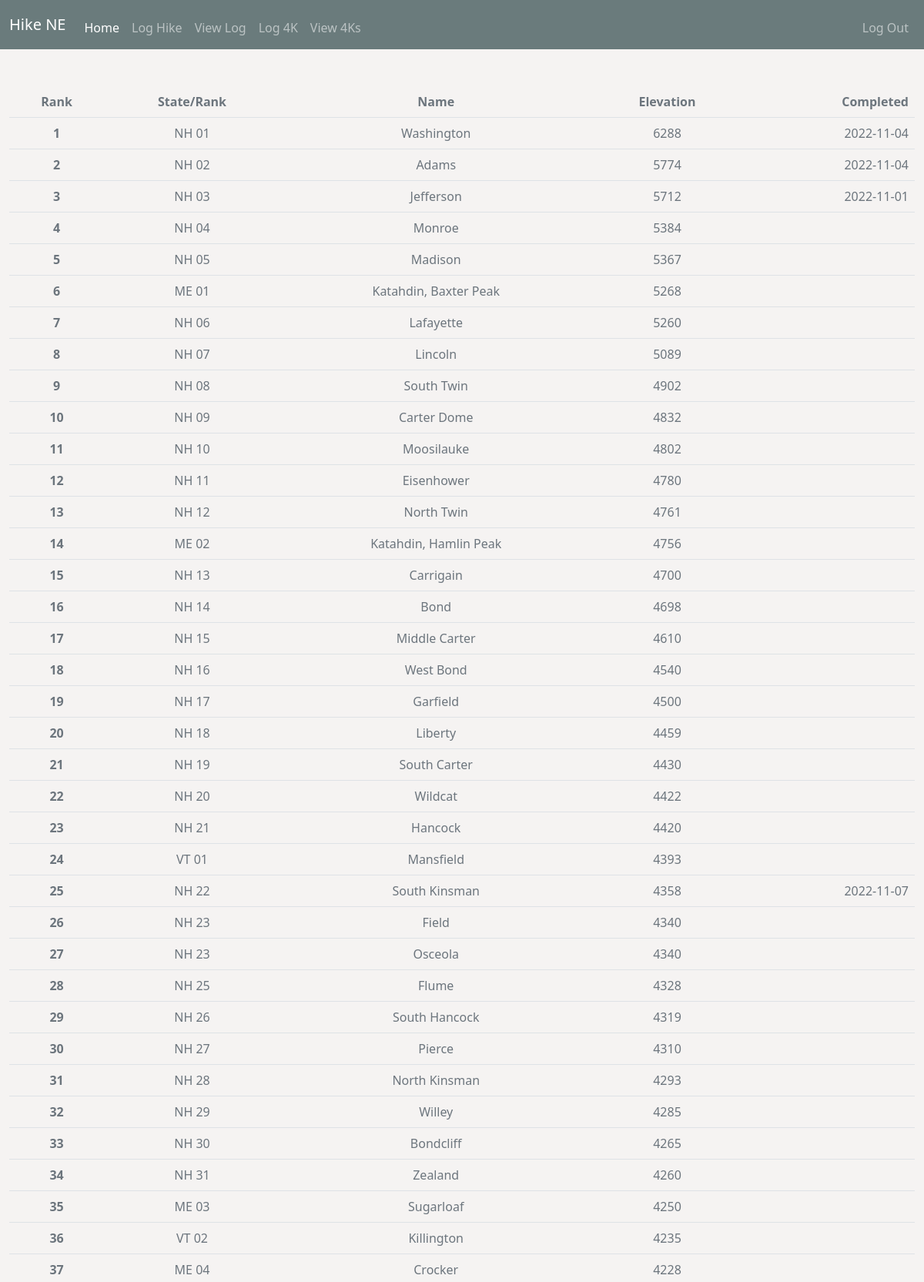
The page /list4000fters (signed in, upper part) on the database its author committed.
### tables this page shows
CREATE TABLE "4000_footers" ("Rank" integer,"Name" text,"State/Rank" text,"Elevation" integer,"Completed" text);

CREATE TABLE log4000 ( id INTEGER PRIMARY KEY AUTOINCREMENT, user_id INTEGER NOT NULL, name_mtn TEXT NOT NULL, rank_mtn INTEGER NOT NULL, date_hiked TEXT NOT NULL, FOREIGN KEY (user_id) REFERENCES users(id));

### app.py (the view)
@app.route('/list4000fters')
@login_required
def list4000fters():
    db = get_db_connection()
    mnt_obj = db.execute('SELECT * FROM "4000_footers" ORDER BY Rank')
    mtn_list = sql_data_to_list_of_dicts(mnt_obj)
    log4000_obj = db.execute('SELECT * FROM log4000 WHERE user_id = ?', (session.get('userid'),))
    list4000 = sql_data_to_list_of_dicts(log4000_obj)
    for fourk in list4000:
        for mtn in mtn_list:
            if fourk['rank_mtn'] == mtn['Rank']:
                mtn['Completed'] = fourk['date_hiked']
    return render_template('list4000fters.html', mtn_list=mtn_list)

### app.py (called while the page is built)
@login_manager.user_loader
def load_user(user_id):
    conn = sqlite3.connect('database.db')
    curs = conn.cursor()
    curs.execute('SELECT * from users where id = ?', (user_id,))
    row = curs.fetchone()
    if row is None:
        return None
    else:
        return Users(int(row[0]), row[1], row[2], row[3])

def get_db_connection():
    conn = sqlite3.connect('database.db')
    conn.row_factory = sqlite3.Row
    return conn

@app.after_request
def after_request(response):
    response.headers["Cache-Control"] = "no-cache, no-store, must-revalidate"
    response.headers["Expires"] = 0
    response.headers["Pragma"] = "no-cache"
    return response

### helpers.py (called while the page is built)
def sql_data_to_list_of_dicts(cursor_obj):
    try:
        list_data = []
        for item in cursor_obj:
            list_data.append({k: item[k] for k in item.keys()})
        return list_data
    except Exception as e:
        print(f'Failed to execute with error: \n{e}')
        return []

### templates/list4000fters.html (shortened to what this page needs)
{% extends "layout.html" %}
{% block main %}
    <div>
        <table class="table">
            <thead class="text-muted">
                <tr>
                    <th scope="col">Rank</th>
                    <th scope="col">State/Rank</th>
                    <th scope="col">Name</th>
                    <th scope="col">Elevation</th>
                    <th class="text-end"scopt="col">Completed</th>
                </tr>
            </thead>
            <tbody class="text-muted">
                {% for mtn in mtn_list %}
                    <tr>
                        <th scope="row">{{ mtn['Rank'] }}</th>
                        <td scope="row">{{ mtn['State/Rank'] }}</td>
                        <td scope="row">{{ mtn['Name'] }}</td>
                        <td scope="row">{{ mtn['Elevation'] }}</td>
                        <td scope="row" class="text-end">{{ mtn['Completed']}}</td>
                    </tr>
                {% endfor %}
            </tbody>
        </table>
    </div>
{% endblock %}

### static/css/styles.css (style rules this page uses)
body { background-color: #f5f3f2; }

### rows shown on the page
4000_footers: mtn "NH 01", Name "Washington", Elevation "6288"
log4000: Completed "2022-11-04"
4000_footers: mtn "NH 02", Name "Adams", Elevation "5774"
log4000: Completed "2022-11-04"
4000_footers: mtn "NH 03", Name "Jefferson", Elevation "5712"
log4000: Completed "2022-11-01"
4000_footers: Rank "4", mtn "NH 04", Name "Monroe", Elevation "5384"
4000_footers: Rank "5", mtn "NH 05", Name "Madison", Elevation "5367"
4000_footers: Rank "6", mtn "ME 01", Name "Katahdin, Baxter Peak", Elevation "5268"
4000_footers: Rank "7", mtn "NH 06", Name "Lafayette", Elevation "5260"
4000_footers: Rank "8", mtn "NH 07", Name "Lincoln", Elevation "5089"
4000_footers: Rank "9", mtn "NH 08", Name "South Twin", Elevation "4902"
4000_footers: Rank "10", mtn "NH 09", Name "Carter Dome", Elevation "4832"
4000_footers: Rank "11", mtn "NH 10", Name "Moosilauke", Elevation "4802"
4000_footers: Rank "12", mtn "NH 11", Name "Eisenhower", Elevation "4780"
4000_footers: Rank "13", mtn "NH 12", Name "North Twin", Elevation "4761"
4000_footers: Rank "14", mtn "ME 02", Name "Katahdin, Hamlin Peak", Elevation "4756"
4000_footers: Rank "15", mtn "NH 13", Name "Carrigain", Elevation "4700"
4000_footers: Rank "16", mtn "NH 14", Name "Bond", Elevation "4698"
4000_footers: Rank "17", mtn "NH 15", Name "Middle Carter", Elevation "4610"
4000_footers: Rank "18", mtn "NH 16", Name "West Bond", Elevation "4540"
4000_footers: Rank "19", mtn "NH 17", Name "Garfield", Elevation "4500"
4000_footers: Rank "20", mtn "NH 18", Name "Liberty", Elevation "4459"
4000_footers: Rank "21", mtn "NH 19", Name "South Carter", Elevation "4430"
4000_footers: Rank "22", mtn "NH 20", Name "Wildcat", Elevation "4422"
4000_footers: Rank "23", mtn "NH 21", Name "Hancock", Elevation "4420"
4000_footers: Rank "24", mtn "VT 01", Name "Mansfield", Elevation "4393"
4000_footers: mtn "NH 22", Name "South Kinsman", Elevation "4358"
log4000: Completed "2022-11-07"
4000_footers: Rank "26", mtn "NH 23", Name "Field", Elevation "4340"
4000_footers: Rank "27", mtn "NH 23", Name "Osceola", Elevation "4340"
4000_footers: Rank "28", mtn "NH 25", Name "Flume", Elevation "4328"
4000_footers: Rank "29", mtn "NH 26", Name "South Hancock", Elevation "4319"
4000_footers: Rank "30", mtn "NH 27", Name "Pierce", Elevation "4310"
4000_footers: Rank "31", mtn "NH 28", Name "North Kinsman", Elevation "4293"
4000_footers: Rank "32", mtn "NH 29", Name "Willey", Elevation "4285"
4000_footers: Rank "33", mtn "NH 30", Name "Bondcliff", Elevation "4265"
4000_footers: Rank "34", mtn "NH 31", Name "Zealand", Elevation "4260"
4000_footers: Rank "35", mtn "ME 03", Name "Sugarloaf", Elevation "4250"
4000_footers: Rank "36", mtn "VT 02", Name "Killington", Elevation "4235"
4000_footers: Rank "37", mtn "ME 04", Name "Crocker", Elevation "4228"

### other values the page prints
{{ mtn['Rank'] }} "1" "2" "3" "25"
